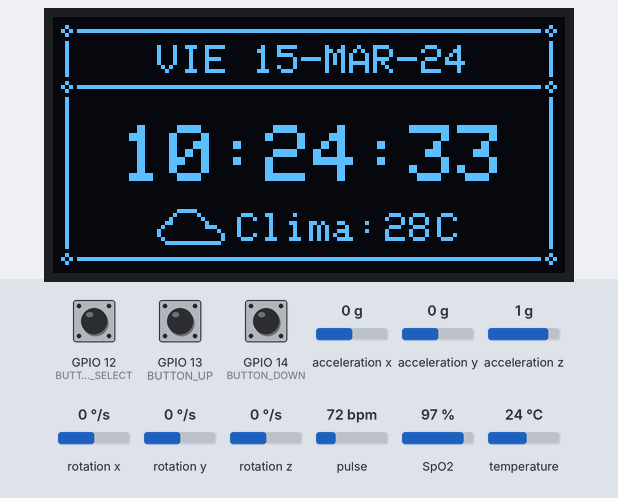
Simulated run of this program. Board: ESP32. Shown: 128×64 one-colour display. Inputs (shaded band) come from the test bench; at power-on: GPIO 12 (BUTTON_SELECT) HIGH, GPIO 13 (BUTTON_UP) HIGH, GPIO 14 (BUTTON_DOWN) HIGH, acceleration x 0 g, acceleration y 0 g, acceleration z 1 g, rotation x 0 °/s, rotation y 0 °/s, rotation z 0 °/s, pulse 72 bpm, SpO2 97 %, temperature 24 °C. WiFi joins after 1.5 s; servers stay silent unless stated; network time is answered at once with the bench clock; the local clock reads 2024-03-15 10:24:30 at power-on unless the program sets it; random numbers use the default seed unless the program sets one; EEPROM starts erased; no MQTT or app messages arrive unless stated; not simulated (calls return 0 or success): secrets.h; what the program prints to the serial monitor is not drawn.

Above: at 3.1 s.
3.2 s: GPIO 12 (BUTTON_SELECT) pulled LOW for 0.15 s
At 4.5 s:
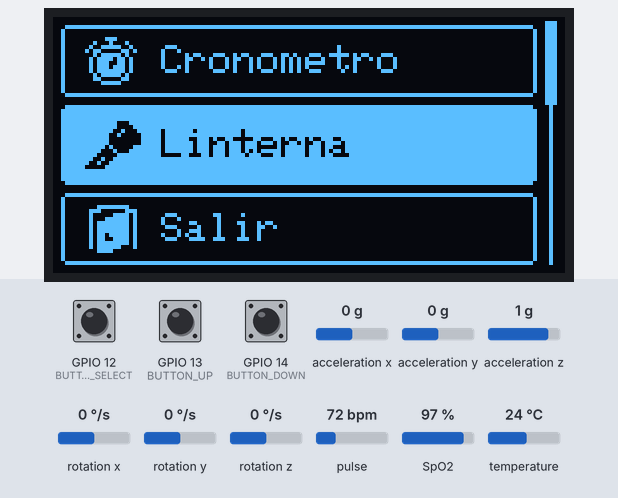
5.0 s: GPIO 13 (BUTTON_UP) pulled LOW for 0.15 s
At 5.7 s:
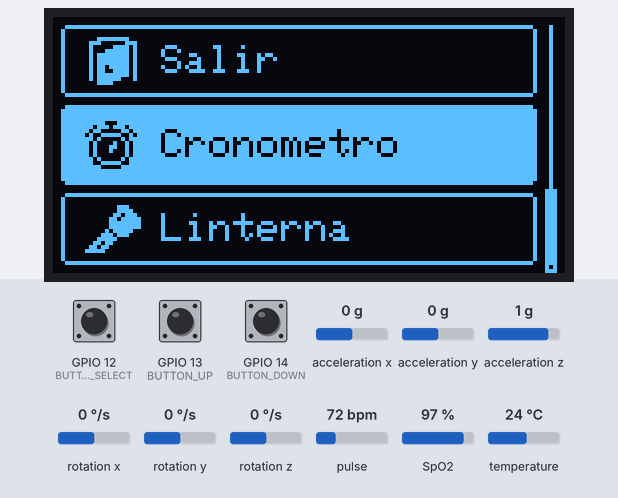
6.6 s: GPIO 14 (BUTTON_DOWN) pulled LOW for 0.15 s
At 7.1 s:
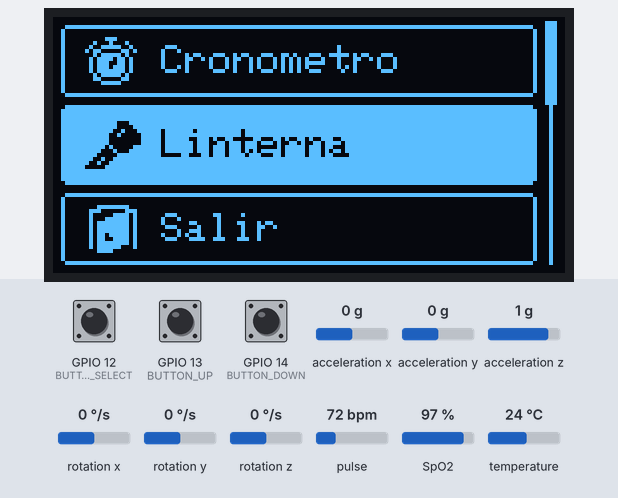
8.2 s: GPIO 14 (BUTTON_DOWN) pulled LOW for 1 s
At 10.4 s:
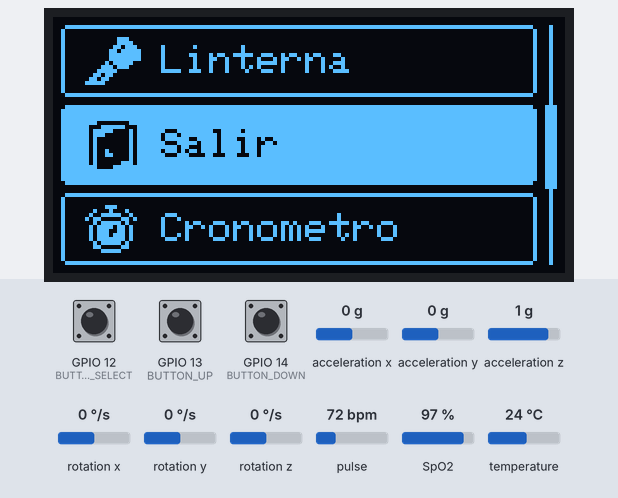
10.7 s: GPIO 12 (BUTTON_SELECT) pulled LOW for 1 s
At 13.5 s:
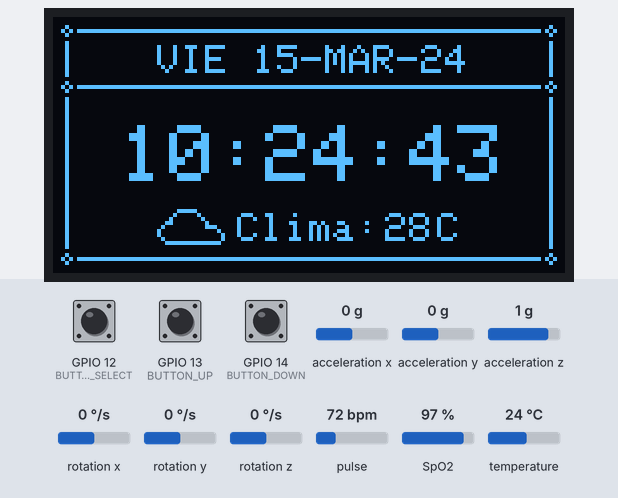
16.5 s: GPIO 12 (BUTTON_SELECT) pulled LOW for 3.2 s
At 21.0 s:
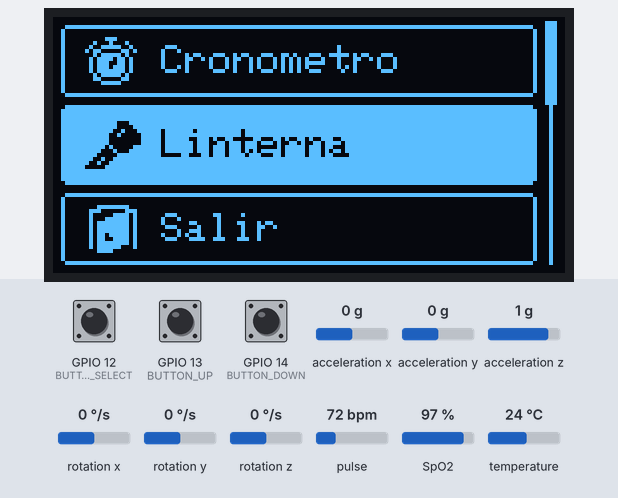
Timing chart, 0 to 22.2 s (numbered marks = the images above; inputs shaded):
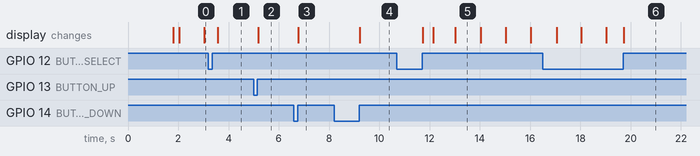

Measured:
- after the input at 5.0 s, the display: changes after 0.18 s (image 2)
- after the input at 6.6 s, the display: changes after 0.18 s (image 3)
- after the input at 8.2 s, the display: changes after 1.0 s (image 4)
- after the input at 10.7 s, the display: first changes after 1.0 s (image 5 shows a later state)
- what the display in image 5 shows lasts 1.0 s, from 13.0 s to 14.0 s

The program:

main.cpp
```cpp
#include "config.h"
#include "init/init.h"
#include "telemetry/telemetry.h"
#include "input/input.h"
#include "state/state_manager.h"
#include <Arduino.h>

SemaphoreHandle_t i2cMutex = NULL;

void setup()
{
    Serial.begin(9600);

    // Inicializar el mutex I2C antes de inicializar cualquier periferico I2C
    i2cMutex = xSemaphoreCreateMutex();

    initWifi();
    Serial.println("-----------------------------");
    initNtpClient();
    Serial.println("-----------------------------");
    initButtons();
    Serial.println("-----------------------------");

    Wire.begin(I2C_SDA, I2C_SCL);
    initMPU();
    Serial.println("-----------------------------");
    initScreen();
    Serial.println("-----------------------------");
    initPulseOximeter();
    Serial.println("-----------------------------");

    initTelemetry();
    initState();
}

void loop()
{
    updateInputs(onSelectPressed, onUpPressed, onDownPressed);
    updateState();
}
```

constants.h
```cpp
#ifndef CONSTANTS_H
#define CONSTANTS_H

#pragma once

// Configuración de Menú
const byte NUM_MENU_ITEMS = 3;
const byte MAX_MENU_ITEM_LENGTH = 20;

// Calendario
extern const char *daysOfTheWeek[7];
extern const char *monthsOfTheYear[12];

// Items
extern char menuItems[NUM_MENU_ITEMS][MAX_MENU_ITEM_LENGTH];
extern const unsigned char *icons_bitmaps[NUM_MENU_ITEMS];

#endif
```

states.h
```cpp
#ifndef STATE_H
#define STATE_H

// Pantallas principales
#define SCREEN_CLOCK 0
#define SCREEN_MENU 1
#define SCREEN_ITEM 2

// Items del menú
#define ITEM_CHRONOMETER 0
#define ITEM_FLASHLIGHT 1
// #define ITEM_MPU 2
#define ITEM_EXIT 2

// Posiciones relativas
#define ITEM_PREVIOUS 0
#define ITEM_SELECTED 1
#define ITEM_NEXT 2

#endif
```

draw.cpp
```cpp
#include "draw.h"
#include "bitmaps.h"

// Auxiliares

int getTextWidth(String text)
{
    int16_t x1, y1;
    uint16_t w, h;
    display.getTextBounds(text, 0, 0, &x1, &y1, &w, &h);
    return w;
}

void displayTextWrapped(String text, int x, int y, int maxWidth)
{
    int cursorX = x;
    int cursorY = y;

    // Separa el texto en palabras
    int start = 0;
    int end = text.indexOf(' ', start);

    while (end != -1)
    {
        String word = text.substring(start, end + 1);
        int wordWidth = display.width() - cursorX;
        int wordWidthPixels = getTextWidth(word);

        if (wordWidthPixels > wordWidth)
        {
            // Si la palabra no cabe, mover a la siguiente línea
            cursorX = x;
            cursorY += 10; // Desplazamiento en Y (altura de la línea) puede necesitar ajuste
        }

        if (cursorY >= 50)
        {
            display.setCursor(17, 50);
            display.print("... continua ...");
            return;
        }
        // Dibujar la palabra
        display.setCursor(cursorX, cursorY);
        display.print(word);
        cursorX += wordWidthPixels;

        // Ir a la siguiente palabra
        start = end + 1;
        end = text.indexOf(' ', start);
    }

    // Imprimir la última palabra
    String lastWord = text.substring(start);
    display.setCursor(cursorX, cursorY);
    display.print(lastWord);
}

void drawCruz(int x, int y)
{
    display.drawBitmap(x, y, image_cruz_bits, 3, 3, 1);
}

void drawFrame()
{
    drawCruz(2, 2);
    drawCruz(123, 2);
    drawCruz(2, 16);
    drawCruz(123, 16);
    drawCruz(2, 59);
    drawCruz(123, 59);
    display.drawLine(6, 17, 121, 17, 1);
    display.drawLine(3, 6, 3, 14, 1);
    display.drawLine(124, 6, 124, 14, 1);
    display.drawLine(6, 3, 121, 3, 1);
    display.drawLine(3, 20, 3, 57, 1);
    display.drawLine(124, 20, 124, 57, 1);
    display.drawLine(6, 60, 121, 60, 1);
}

void drawRectMenu()
{
    display.drawRoundRect(2, 2, 119, 18, 2, 1);
    display.drawRoundRect(2, 22, 119, 20, 2, 1);
    display.drawRect(3, 23, 117, 18, 1);
    display.drawRoundRect(2, 44, 119, 18, 2, 1);
}

void centerText(String text, int y)
{
    int16_t x1, y1;
    uint16_t w, h;
    display.getTextBounds(text, 0, 0, &x1, &y1, &w, &h);
    int x = (SCREEN_WIDTH - w) / 2;
    display.setCursor(x, y);
    display.print(text);
}

// Pantallas

void drawClock(bool fullRedraw)
{
    ntpClient.update();
    String currentTime = ntpClient.getFormattedTime();
    static String lastTime = "";

    if (!fullRedraw && currentTime == lastTime)
    {
        return; // No ha cambiado la hora, no se requiere redibujar ni transmitir
    }
    lastTime = currentTime;

    if (fullRedraw)
    {
        display.clearDisplay();
        display.setTextColor(WHITE);
        display.setTextSize(1);
        drawFrame();
        // Dibujo de clima
        display.drawBitmap(26, 47, image_cloud_bits, 17, 16, 1);
        display.setCursor(46, 49);
        display.print("Clima:");
        display.setCursor(96, 49);
        display.print("C");
        // Dibujo de fecha
        unsigned long epochTime = ntpClient.getEpochTime();
        struct tm *ptm = gmtime((time_t *)&epochTime);
        int day = ptm->tm_mday;
        int month = ptm->tm_mon;
        int year = ptm->tm_year + 1900;
        int weekday = ptm->tm_wday;
        display.setCursor(26, 7);
        display.printf("%s %02d-%s-%02d", daysOfTheWeek[weekday], day, monthsOfTheYear[month], year % 100);
    }
    display.setTextSize(1);
    // Dibujo de temperatura
    display.fillRect(83, 49, 12, 8, BLACK);
    display.setCursor(83, 49);
    display.print("28");
    // Dibujo de hora
    display.setTextSize(2);
    display.fillRect(16, 27, 98, 16, BLACK);
    display.setCursor(17, 27);
    display.print(currentTime);

    if (xSemaphoreTake(i2cMutex, portMAX_DELAY) == pdTRUE)
    {
        display.display();
        xSemaphoreGive(i2cMutex);
    }
}

void drawMenu(bool fullRedraw, int items[])
{
    static int lastItems[3] = {-1, -1, -1};
    if (!fullRedraw &&
        items[0] == lastItems[0] &&
        items[1] == lastItems[1] &&
        items[2] == lastItems[2])
    {
        return; // No ha cambiado el menú, no requiere redibujar ni transmitir
    }
    lastItems[0] = items[0];
    lastItems[1] = items[1];
    lastItems[2] = items[2];

    if (fullRedraw)
    {
        display.clearDisplay();
        display.setTextColor(WHITE);
        display.setTextSize(1);
        drawRectMenu();
    }
    // dibujar barra
    display.fillRect(123, 0, 3, 64, BLACK);
    display.drawLine(124, 2, 124, 61, 1);
    display.drawRect(123, 64 / NUM_MENU_ITEMS * items[ITEM_PREVIOUS] + 1, 3, 64 / NUM_MENU_ITEMS, 1);
    // dibujar item previo
    display.fillRect(4, 4, 114, 15, BLACK);
    display.drawBitmap(6, 5, icons_bitmaps[items[0]], 17, 12, WHITE);
    display.setCursor(27, 7);
    display.print(menuItems[items[0]]);
    // dibujar item seleccionado
    display.fillRect(4, 24, 114, 16, BLACK);
    display.fillRect(3, 23, 117, 18, WHITE);
    display.drawBitmap(6, 26, icons_bitmaps[items[1]], 17, 12, BLACK);
    display.setCursor(27, 28);
    display.setTextColor(BLACK);
    display.print(menuItems[items[1]]);
    // dibujar item posterior
    display.fillRect(4, 46, 114, 15, BLACK);
    display.drawBitmap(6, 47, icons_bitmaps[items[2]], 17, 12, WHITE);
    display.setCursor(27, 49);
    display.setTextColor(WHITE);
    display.print(menuItems[items[2]]);

    if (xSemaphoreTake(i2cMutex, portMAX_DELAY) == pdTRUE)
    {
        display.display();
        xSemaphoreGive(i2cMutex);
    }
}

// Items

void drawChronometer(bool fullRedraw, unsigned long elapsedTime)
{
    static unsigned long lastDraw = 0;
    if (!fullRedraw && (millis() - lastDraw < 100))
    {
        return; // Limitar tasa de refresco a 100ms
    }
    lastDraw = millis();

    if (fullRedraw)
    {
        display.clearDisplay();
        drawFrame();
        display.setTextColor(WHITE);
        display.setTextSize(1);
        display.setCursor(35, 7);
        display.print("Cronometro");
        // pausa
        display.drawBitmap(35, 40, image_icon_pausa_bits, 11, 11, 1);
        display.drawBitmap(31, 53, str_pausa_bits, 19, 5, 1);
        // exit
        display.drawBitmap(59, 40, image_icon_exit_bits, 11, 11, 1);
        display.drawBitmap(55, 53, str_exit_bits, 19, 5, 1);
        // reset
        display.drawBitmap(83, 40, image_icon_reset_bits, 11, 11, 1);
        display.drawBitmap(79, 53, str_reset_bits, 19, 5, 1);
    }
    // Dibujo de la cuenta
    display.fillRect(16, 21, 98, 16, BLACK);
    unsigned int milliseconds = (elapsedTime % 1000) / 10;
    unsigned int seconds = (elapsedTime / 1000) % 60;
    unsigned int minutes = (elapsedTime / 60000) % 60;
    display.setTextSize(2);
    display.setCursor(17, 22);
    display.printf("%02d:%02d:%02d", minutes, seconds, milliseconds);

    if (xSemaphoreTake(i2cMutex, portMAX_DELAY) == pdTRUE)
    {
        display.display();
        xSemaphoreGive(i2cMutex);
    }
}

void drawFlashlight(bool fullRedraw)
{
    if (fullRedraw)
    {
        display.fillRect(0, 0, SCREEN_WIDTH, SCREEN_HEIGHT, WHITE);
        if (xSemaphoreTake(i2cMutex, portMAX_DELAY) == pdTRUE)
        {
            display.display();
            xSemaphoreGive(i2cMutex);
        }
    }
}
```

draw.h
```cpp
#ifndef DRAW_H
#define DRAW_H

#include "config.h"
#include "constants.h"
#include "states.h"

// Pantallas
void drawClock(bool fullRedraw);
void drawMenu(bool fullRedraw, int items[]);
// Items
void drawChronometer(bool fullRedraw, unsigned long elapsedTime);
void drawFlashlight(bool fullRedraw);

#endif
```

init.cpp
```cpp
#include "config.h"
#include "states.h"
#include "secrets.h"
#include "constants.h"
#include "menu_icons.h"
#include "init.h"
#include "telemetry/telemetry.h"
#include <Preferences.h>

Adafruit_SSD1306 display(SCREEN_WIDTH, SCREEN_HEIGHT, &Wire, OLED_RESET);
WiFiUDP ntpUDP;
NTPClient ntpClient(ntpUDP, "south-america.pool.ntp.org", -5 * 3600, 60000);
Adafruit_MPU6050 mpu;
PulseOximeter pox;

// Menu e items
char menuItems[NUM_MENU_ITEMS][MAX_MENU_ITEM_LENGTH] = {
    {"Cronometro"},
    {"Linterna"},
    {"Salir"}};

const unsigned char *icons_bitmaps[NUM_MENU_ITEMS] = {
    image_icon_clock_bits,
    image_icon_flashlight_bits,
    image_icon_out_bits};

// Fecha
const char *daysOfTheWeek[7] = {"DOM", "LUN", "MAR", "MIE", "JUE", "VIE", "SAB"};
const char *monthsOfTheYear[12] = {"ENE", "FEB", "MAR", "ABR", "MAY", "JUN", "JUL", "AGO", "SEP", "OCT", "NOV", "DIC"};

void initWifi()
{
    // Cargar configuraciones guardadas desde Preferences (NVS)
    Preferences prefs;
    prefs.begin("healthwatch", false);

    // Leer valores guardados. Si no existen, conservar los predeterminados de telemetry.cpp
    String saved_device = prefs.getString("id_device", id_device);
    String saved_patient = prefs.getString("id_patient", id_patient);

    strncpy(id_device, saved_device.c_str(), sizeof(id_device) - 1);
    strncpy(id_patient, saved_patient.c_str(), sizeof(id_patient) - 1);

    prefs.end();

    WiFiManager wm;

    // Crear parámetros personalizados para WiFiManager
    WiFiManagerParameter custom_id_device("device_id", "ID del Dispositivo", id_device, 40);
    WiFiManagerParameter custom_id_patient("patient_id", "ID del Paciente", id_patient, 40);

    wm.addParameter(&custom_id_device);
    wm.addParameter(&custom_id_patient);

    wm.resetSettings();

    bool res;
    res = wm.autoConnect("HealthWatch-IoT", "12345678");

    if (!res)
    {
        Serial.println("Fallo al conectar a la red Wi-Fi");
        ESP.restart();
    }

    // Copiar los valores ingresados por el usuario desde el portal
    strncpy(id_device, custom_id_device.getValue(), sizeof(id_device) - 1);
    strncpy(id_patient, custom_id_patient.getValue(), sizeof(id_patient) - 1);

    // Guardar los nuevos valores en Preferences
    prefs.begin("healthwatch", false);
    prefs.putString("id_device", id_device);
    prefs.putString("id_patient", id_patient);
    prefs.end();

    // Formar dinámicamente el tópico MQTT
    snprintf(mqtt_topic, sizeof(mqtt_topic), "healthwatch/%s/%s/biometrics", id_patient, id_device);

    Serial.println("Conexion exitosa");
    Serial.print("IP Address: ");
    Serial.println(WiFi.localIP());
    Serial.print("ID Dispositivo: ");
    Serial.println(id_device);
    Serial.print("ID Paciente: ");
    Serial.println(id_patient);
    Serial.print("Tópico MQTT Dinámico: ");
    Serial.println(mqtt_topic);
}

void initNtpClient()
{
    ntpClient.begin();
}

void initButtons()
{
    pinMode(BUTTON_SELECT, INPUT_PULLUP);
    pinMode(BUTTON_UP, INPUT_PULLUP);
    pinMode(BUTTON_DOWN, INPUT_PULLUP);
    Serial.println("Botones incializados ...");
}

void initBuzzer()
{
    pinMode(BUZZER, OUTPUT);
}

void initMPU()
{
    delay(100);

    if (!mpu.begin())
    {
        Serial.println("No se encontró el MPU6050");

        while (1)
        {
            delay(10);
        }
    }

    Serial.println("MPU6050 conectado correctamente ...");

    mpu.setAccelerometerRange(MPU6050_RANGE_8_G);
    mpu.setGyroRange(MPU6050_RANGE_500_DEG);
    mpu.setFilterBandwidth(MPU6050_BAND_21_HZ);
}

void initPulseOximeter()
{
    if (!pox.begin())
    {
        for (;;)
            ;
    }
    Serial.println("MAX30100 conectado correctamente ...");
}

void initScreen()
{
    if (!display.begin(SSD1306_SWITCHCAPVCC, SCREEN_ADDRESS))
    {
        Serial.println(F("SSD1306 allocation failed"));
        for (;;)
            ;
    }
    Serial.println("OLED SSD1306 conectado correctamente ...");
    display.clearDisplay();
}
```

init.h
```cpp
#ifndef INIT_H
#define INIT_H

void initWifi();
void initNtpClient();
void initButtons();
void initScreen();
void initMPU();
void initPulseOximeter();

#endif
```

input.cpp
```cpp
#include "input.h"
#include "config.h"
#include <Arduino.h>

static bool pressSelect = false;
static bool pressUp = false;
static bool pressDown = false;

static void handleButtonPress(int button, bool &pressFlag, void (*action)())
{
    if (digitalRead(button) == LOW)
    {
        pressFlag = true;
    }
    if (digitalRead(button) == HIGH && pressFlag)
    {
        pressFlag = false;
        action();
    }
}

void updateInputs(void (*selectCallback)(), void (*upCallback)(), void (*downCallback)())
{
    handleButtonPress(BUTTON_SELECT, pressSelect, selectCallback);
    handleButtonPress(BUTTON_UP, pressUp, upCallback);
    handleButtonPress(BUTTON_DOWN, pressDown, downCallback);
}
```

input.h
```cpp
#ifndef INPUT_H
#define INPUT_H

void updateInputs(void (*selectCallback)(), void (*upCallback)(), void (*downCallback)());

#endif // INPUT_H
```

items.cpp
```cpp
#include "items.h"

void startPauseChronometer(bool &run, unsigned long &start, unsigned long &elapsed)
{
    // start - pause
    run = !run;
    if (run)
    {
        start = millis() - elapsed;
    }
}

void exitChronometer(bool &run, unsigned long &start, unsigned long &elapsed)
{
    run = false;
    start = 0;
    elapsed = 0;
}

void resetChronometer(bool &run, unsigned long &start, unsigned long &elapsed)
{
    elapsed = 0;
    run = false;
    start = millis();
}
```

items.h
```cpp
#ifndef ITEMS_H
#define ITEMS_H

#include <Arduino.h>

// Cronometro
void startPauseChronometer(bool &run, unsigned long &start, unsigned long &elapsed);
void exitChronometer(bool &run, unsigned long &start, unsigned long &elapsed);
void resetChronometer(bool &run, unsigned long &start, unsigned long &elapsed);

#endif
```

state_manager.h
```cpp
#ifndef STATE_MANAGER_H
#define STATE_MANAGER_H

void initState();
void updateState();

void onSelectPressed();
void onUpPressed();
void onDownPressed();

#endif // STATE_MANAGER_H
```

telemetry.h
```cpp
#ifndef TELEMETRY_H
#define TELEMETRY_H

extern char id_device[40];
extern char id_patient[40];
extern char mqtt_topic[100];

void initTelemetry();

#endif // TELEMETRY_H
```

config.h
```cpp
#ifndef CONFIG_H
#define CONFIG_H

/****************************************************************
                       LIBRERIAS NECESARIAS
****************************************************************/
// Comunicacions 12C
#include <Wire.h>
#include <freertos/semphr.h>

// Manejo de graficos
#include <Adafruit_GFX.h>
#include <Adafruit_SSD1306.h>

// Conexion a Wifi
#include <WiFi.h>
#include <WiFiManager.h>
#include <WiFiUdp.h>
#include <WiFiClientSecure.h>

//  Cliente NTP
#include <NTPClient.h>

// Sensores
#include <Adafruit_MPU6050.h>
#include <Adafruit_Sensor.h>
#include "MAX30100_PulseOximeter.h"

// MQTT
#define MAX_MQTT_PACKET_SIZE 512
#include <PubSubClient.h>

// JSON
#include <ArduinoJson.h>

/****************************************************************
                       PINES DE HARDWARE
****************************************************************/
// Pantalla OLED
#define OLED_RESET -1

// BOTONES
#define BUTTON_SELECT 12
#define BUTTON_UP 13
#define BUTTON_DOWN 14

// BUZZER
#define BUZZER 4

// I2C
#define I2C_SDA 21
#define I2C_SCL 22

/****************************************************************
                        CONFIGURACION DE PANTALLA
****************************************************************/
#define SCREEN_WIDTH 128
#define SCREEN_HEIGHT 64
#define SCREEN_ADDRESS 0x3C

/****************************************************************
                        OBJETOS GLOBALES
****************************************************************/
extern Adafruit_SSD1306 display;
extern WiFiUDP ntpUDP;
extern NTPClient ntpClient;
extern Adafruit_MPU6050 mpu;
extern PulseOximeter pox;
extern SemaphoreHandle_t i2cMutex;

#endif
```

Source omitted: bitmaps.h (data table, 3390 bytes), menu_icons.h (data table, 2524 bytes), state_manager.cpp (4778 bytes), telemetry.cpp (3943 bytes)
